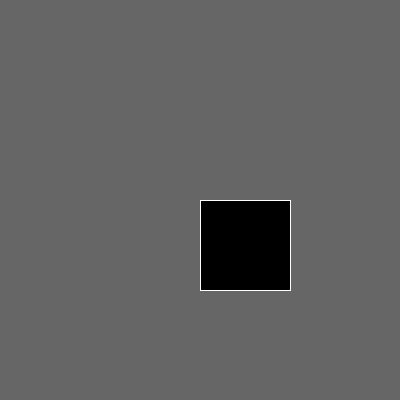
Frame 1 (no input)
Frame 60 (the mouse pressed at the canvas centre just before this capture): identical to frame 1, image omitted
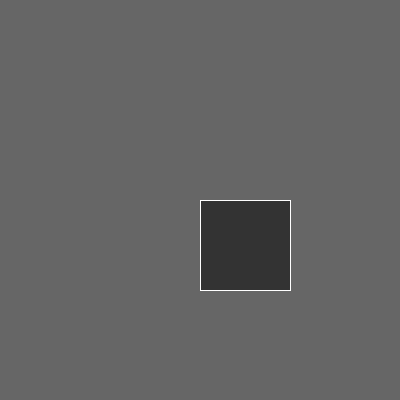
Frame 120 (the mouse held since frame 60 and released just before this capture)

The Processing sketch that drew these frames (run headless with seeded random() and noise(); from frame 60 on, the mouse is pressed at the canvas centre):

// Processing sketch: Button_Rect
// ── Button_Rect.pde
 
int rectX, rectY;      // Position of square button
int rectSize = 90;     // Diameter of rect
color rectColor, baseColor;
color rectHighlight;
color currentColor;
boolean rectOver = false;

void setup() {
  size(400,400);
  rectColor = color(0);
  rectHighlight = color(51);
  
  baseColor = color(102);
  currentColor = baseColor;
  
  
  //rectX = width/2-rectSize-10;
  //rectY = height/2-rectSize/2;

  rectX = width/2;
  rectY = height/2;
  
  
}

void draw() {
  update(mouseX, mouseY);
  background(currentColor);
  
  if (rectOver) {
    fill(rectHighlight);
  } else {
    fill(rectColor);
  }
  stroke(255);
  translate(rectX, rectY);
  rect(0,0, rectSize, rectSize);
}

void update(int x, int y) {
   
  if ( overRect(rectX, rectY, rectSize, rectSize) ) {
    
     rectOver = true;
    
  } else {
     
    rectOver = false;
  }
}

void mousePressed() {
  if (rectOver) {
    currentColor = rectColor;
  }
}

boolean overRect(int x, int y, int width, int height)  {
  if (mouseX >= x && mouseX <= x+width && 
      mouseY >= y && mouseY <= y+height) {
    return true;
  } else {
    return false;
  }
}
